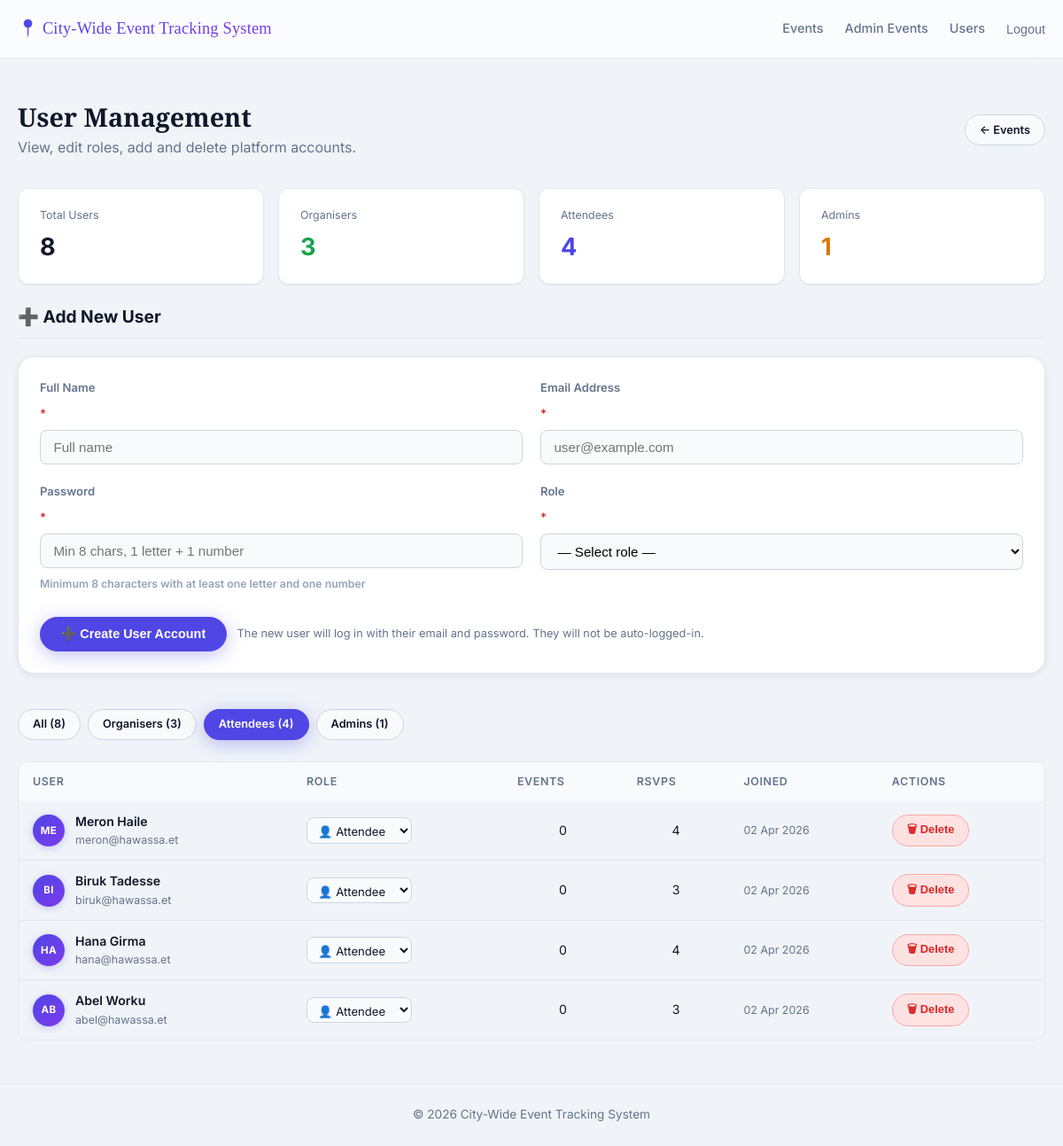
The page /index.php?page=admin_users&role=attendee (signed in) on the database its author committed.
### tables this page shows
CREATE TABLE users (
    id INT UNSIGNED AUTO_INCREMENT PRIMARY KEY,
    name VARCHAR(100) NOT NULL,
    email VARCHAR(150) NOT NULL UNIQUE,
    password_hash VARCHAR(255) NOT NULL,
    role ENUM('attendee', 'organizer', 'admin') NOT NULL DEFAULT 'attendee',
    created_at DATETIME NOT NULL DEFAULT CURRENT_TIMESTAMP
);

### public/index.php (called while the page is built, shortened)
<?php
require __DIR__ . '/../includes/session.php';
require __DIR__ . '/../includes/helpers.php';
require __DIR__ . '/../config/routes.php';
$page = $_GET['page'] ?? 'event_feed';
$viewFile = $routes[$page] ?? null;
require __DIR__ . '/../views/layout/header.php';
require $viewFile;
require __DIR__ . '/../views/layout/footer.php';

### includes/helpers.php (called while the page is built, shortened)
<?php
function e(?string $value): string
{
    return htmlspecialchars($value ?? '', ENT_QUOTES, 'UTF-8');
}
function url_for(string $page, array $params = []): string
{
    $params = array_merge(['page' => $page], array_filter($params, static fn($v) => $v !== null));
    $query = http_build_query($params);
    return BASE_URL . 'index.php' . ($query ? '?' . $query : '');
}

### models/UserModel.php (called while the page is built, shortened)
<?php
function user_get_all(?string $roleFilter = null): array
{
    $pdo = get_pdo();
    $where = $roleFilter ? " WHERE u.role = :role" : '';
    $stmt = $pdo->prepare(
        "SELECT u.id, u.name, u.email, u.role, u.created_at,
                (SELECT COUNT(*) FROM events e WHERE e.organizer_id = u.id) AS event_count,
                (SELECT COUNT(*) FROM rsvps r WHERE r.user_id = u.id) AS rsvp_count
         FROM users u{$where}
         ORDER BY u.created_at DESC"
    );
    $params = $roleFilter ? [':role' => $roleFilter] : [];
    $stmt->execute($params);
    return $stmt->fetchAll();
}
function user_count_by_role(): array
{
    $pdo = get_pdo();
    $stmt = $pdo->query("SELECT role, COUNT(*) AS c FROM users GROUP BY role");
    $result = ['admin' => 0, 'organizer' => 0, 'attendee' => 0, 'total' => 0];
    foreach ($stmt->fetchAll() as $row) {
        $result[$row['role']] = (int) $row['c'];
        $result['total'] += (int) $row['c'];
    }
    return $result;
}

### includes/session.php (called while the page is built, shortened)
<?php
function current_user_id(): ?int
{
    return isset($_SESSION['user_id']) ? (int) $_SESSION['user_id'] : null;
}

### views/pages/admin_users.php (the view, shortened to what this page needs)
<?php
require_once __DIR__ . '/../../includes/helpers.php';
require_once __DIR__ . '/../../includes/session.php';
require_once __DIR__ . '/../../models/UserModel.php';
$roleFilter = isset($_GET['role']) && in_array($_GET['role'], ['admin', 'organizer', 'attendee'], true)
    ? $_GET['role'] : null;
$users   = user_get_all($roleFilter);
$counts  = user_count_by_role();
$actorId = current_user_id() ?? 0;
$roleLabels = ['admin' => '🛡️ Admin', 'organizer' => '📋 Organiser', 'attendee' => '👤 Attendee'];
$addOld    = $_SESSION['old_input']['add_user'] ?? [];
$addErrors = $_SESSION['validation_errors'] ?? [];
function add_err_class(string $field, array $errors): string
{
    return isset($errors[$field]) ? ' input-error' : '';
}
?>
<div class="dashboard-header">
    <div>
        <h1 style="font-family:var(--font-display);font-size:1.8rem;">User Management</h1>
        <p style="color:var(--color-text-muted);margin-top:var(--sp-1);">View, edit roles, add and delete platform accounts.</p>
    </div>
    <div style="display:flex;gap:var(--sp-3);">
        <a href="<?= e(url_for('admin_events')) ?>" class="button subtle sm">← Events</a>
    </div>
</div>
<div class="stat-row">
    <div class="stat-box">
        <div class="stat-label">Total Users</div>
        <div class="stat-value"><?= $counts['total'] ?></div>
    </div>
    <div class="stat-box">
        <div class="stat-label">Organisers</div>
        <div class="stat-value" style="color:var(--color-success)"><?= $counts['organizer'] ?></div>
    </div>
    <div class="stat-box">
        <div class="stat-label">Attendees</div>
        <div class="stat-value" style="color:var(--color-primary)"><?= $counts['attendee'] ?></div>
    </div>
    <div class="stat-box">
        <div class="stat-label">Admins</div>
        <div class="stat-value" style="color:var(--color-warning)"><?= $counts['admin'] ?></div>
    </div>
</div>
<section class="dashboard-section" id="add-user">
    <h2>➕ Add New User</h2>
    <div class="card">
        <form action="<?= e(BASE_URL . 'actions/admin/add_user.php') ?>" method="post"
              class="auth-form validated-form" id="addUserForm" novalidate>
            <div style="display:grid;grid-template-columns:1fr 1fr;gap:var(--sp-5);" class="form-two-col">
                <label>
                    Full Name <span style="color:var(--color-danger)">*</span>
                    <input type="text" name="name" id="adduser_name" maxlength="100" required
                           placeholder="Full name"
                           value="<?= htmlspecialchars($addOld['name'] ?? '', ENT_QUOTES, 'UTF-8') ?>"
                           class="<?= add_err_class('name', $addErrors) ?: add_err_class('name_len', $addErrors) ?>">
                </label>
                <label>
                    Email Address <span style="color:var(--color-danger)">*</span>
                    <input type="email" name="email" id="adduser_email" maxlength="150" required
                           placeholder="user@example.com"
                           value="<?= htmlspecialchars($addOld['email'] ?? '', ENT_QUOTES, 'UTF-8') ?>"
                           class="<?= add_err_class('email', $addErrors) ?>">
                </label>
                <label>
                    Password <span style="color:var(--color-danger)">*</span>
                    <input type="password" name="password" id="adduser_password" required
                           placeholder="Min 8 chars, 1 letter + 1 number"
                           autocomplete="new-password"
                           class="<?= add_err_class('password', $addErrors) ?>">
                    <small class="input-hint">Minimum 8 characters with at least one letter and one number</small>
                </label>
                <label>
                    Role <span style="color:var(--color-danger)">*</span>
                    <select name="role" id="adduser_role" required
                            class="<?= add_err_class('role', $addErrors) ?>">
                        <option value="">— Select role —</option>
                    </select>
                </label>
            </div>
            <div style="display:flex;gap:var(--sp-3);align-items:center;flex-wrap:wrap;margin-top:var(--sp-2);">
                <button type="submit" class="button primary" id="addUserBtn">
                    ➕ Create User Account
                </button>
                <span style="font-size:.8rem;color:var(--color-text-muted)">
                    The new user will log in with their email and password. They will not be auto-logged-in.
                </span>
            </div>
        </form>
    </div>
</section>
<div style="display:flex;gap:var(--sp-2);margin-bottom:var(--sp-6);flex-wrap:wrap;">
    <a href="<?= e(url_for('admin_users')) ?>"
       class="button sm <?= $roleFilter === null ? 'primary' : 'subtle' ?>">All (<?= $counts['total'] ?>)</a>
    <?php foreach (['organizer' => 'Organisers', 'attendee' => 'Attendees', 'admin' => 'Admins'] as $r => $label): ?>
        <a href="<?= e(url_for('admin_users', ['role' => $r])) ?>"
           class="button sm <?= $roleFilter === $r ? 'primary' : 'subtle' ?>"><?= $label ?> (<?= $counts[$r] ?>)</a>
    <?php endforeach; ?>
</div>
<?php if (empty($users)): ?>
    <div class="empty-state" style="padding:var(--sp-8) 0">
        <div class="empty-icon">👥</div>
        <h3>No users found</h3>
    </div>
<?php else: ?>
<div class="table-wrap">
    <table>
        <thead>
            <tr>
                <th>User</th>
                <th>Role</th>
                <th>Events</th>
                <th>RSVPs</th>
                <th>Joined</th>
                <th>Actions</th>
            </tr>
        </thead>
        <tbody>
            <?php foreach ($users as $u): ?>
                <?php $isSelf = (int)$u['id'] === $actorId; ?>
                <tr>
                    <td>
                        <div style="display:flex;align-items:center;gap:var(--sp-3);">
                            <div class="avatar-circle" data-initials="<?= e(strtoupper(mb_substr($u['name'], 0, 2))) ?>">
                                <?= e(strtoupper(mb_substr($u['name'], 0, 2))) ?>
                            </div>
                            <div>
                                <div style="font-weight:600;font-size:.88rem;"><?= e($u['name']) ?></div>
                                <div style="font-size:.78rem;color:var(--color-text-muted);"><?= e($u['email']) ?></div>
                            </div>
                        </div>
                    </td>
                    <td>
                        <?php if ($isSelf): ?>
                            <span class="badge badge-approved"><?= $roleLabels[$u['role']] ?? $u['role'] ?></span>
                            <div style="font-size:.7rem;color:var(--color-text-light);margin-top:2px;">You</div>
                        <?php else: ?>
                            <form action="<?= e(BASE_URL . 'actions/admin/update_user_role.php') ?>" method="post"
                                  style="display:flex;align-items:center;gap:var(--sp-2);">
                                <select name="role" class="form-control"
                                        style="padding:.3rem .5rem;font-size:.82rem;width:auto;min-width:110px;"
                                        onchange="this.form.submit()">
                                    <option value="attendee"  <?= $u['role'] === 'attendee'  ? 'selected' : '' ?>>👤 Attendee</option>
                                </select>
                            </form>
                        <?php endif; ?>
                    </td>
                    <td style="font-size:.88rem;text-align:center;"><?= (int)$u['event_count'] ?></td>
                    <td style="font-size:.88rem;text-align:center;"><?= (int)$u['rsvp_count'] ?></td>
                    <td style="font-size:.78rem;color:var(--color-text-muted);"><?= e(date('d M Y', strtotime($u['created_at']))) ?></td>
                    <td>
                        <?php if (!$isSelf): ?>
                            <form action="<?= e(BASE_URL . 'actions/admin/delete_user.php') ?>" method="post"
                                  onsubmit="return confirm('Delete <?= e($u['name']) ?>? This removes all their events, RSVPs, and comments.');">
                                <button type="submit" class="button danger sm">🗑 Delete</button>
                            </form>
                        <?php else: ?>
                            <span style="font-size:.78rem;color:var(--color-text-light);">—</span>
                        <?php endif; ?>
                    </td>
                </tr>
            <?php endforeach; ?>
        </tbody>
    </table>
</div>
<?php endif; ?>

### rows shown on the page
users: name "ME", name "Meron Haile", email "meron@hawassa.et", role "👤 Attendee", event_count "0", rsvp_count "4", created_at "02 Apr 2026"
users: name "BI", name "Biruk Tadesse", email "biruk@hawassa.et", role "👤 Attendee", event_count "0", rsvp_count "3", created_at "02 Apr 2026"
users: name "HA", name "Hana Girma", email "hana@hawassa.et", role "👤 Attendee", event_count "0", rsvp_count "4", created_at "02 Apr 2026"
users: name "AB", name "Abel Worku", email "abel@hawassa.et", role "👤 Attendee", event_count "0", rsvp_count "3", created_at "02 Apr 2026"

### other values the page prints
APP_NAME "City-Wide Event Tracking System"
$counts['total'] "8"
$counts['organizer'] "3"
$counts['attendee'] "4"
$counts['admin'] "1"
$label "Organisers"
$counts[$r] "3"
$label "Attendees"
$counts[$r] "4"
$label "Admins"
$counts[$r] "1"
